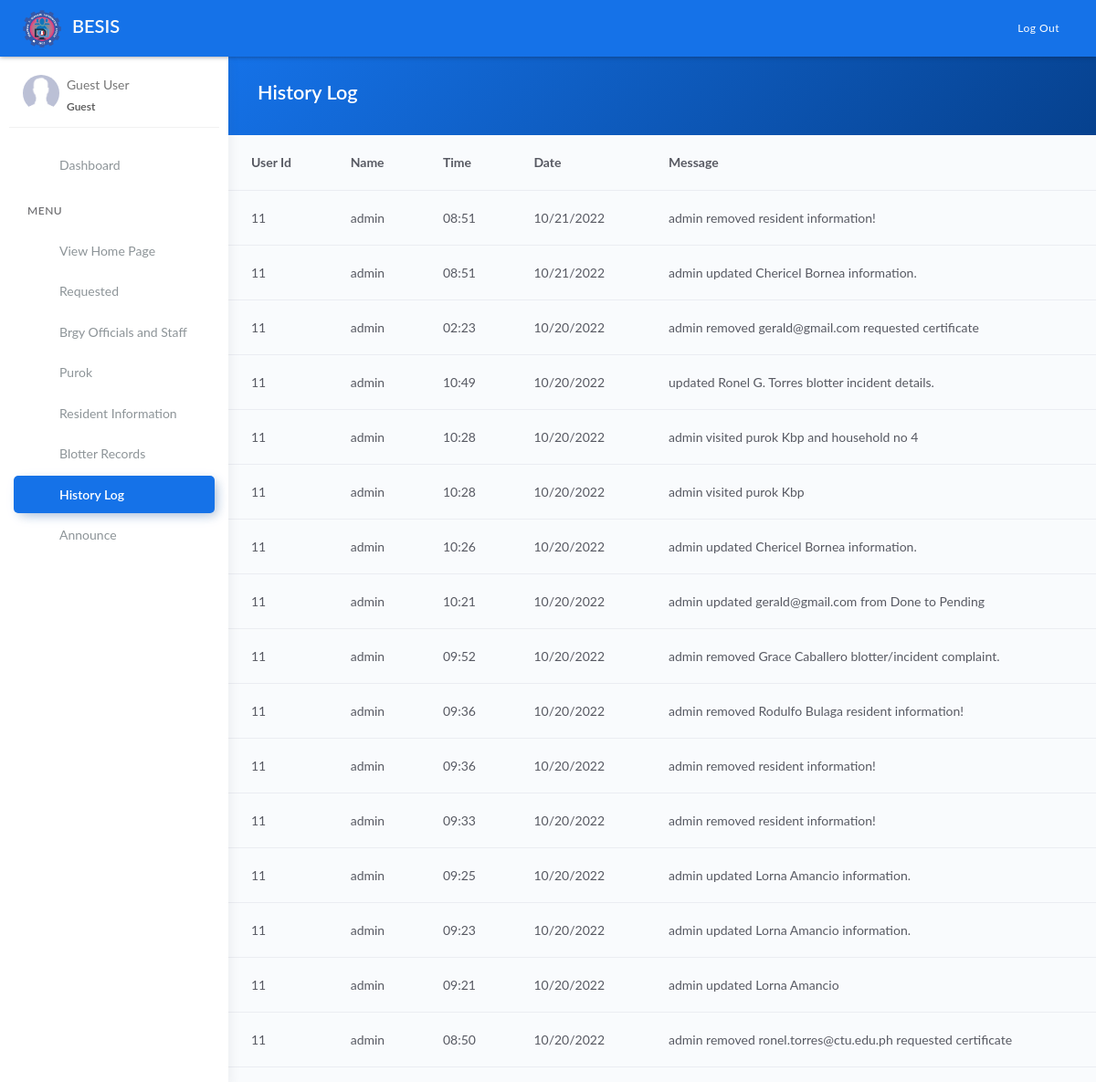
/history_log.php, run on an earlier commit of the app's database.
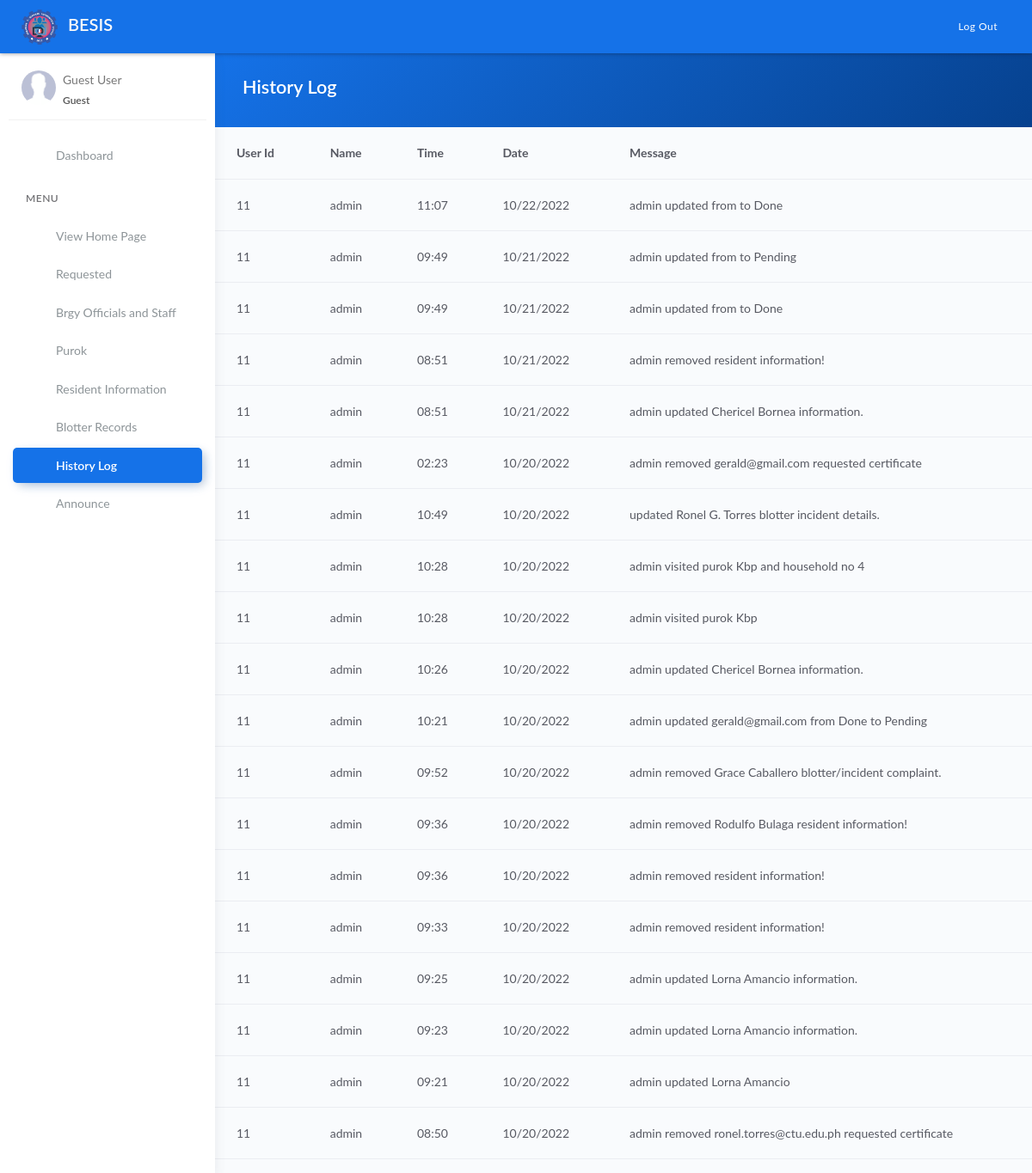
And on a later commit of the database.
### tables this page shows
CREATE TABLE `history_log` (
  `id` int(11) NOT NULL AUTO_INCREMENT,
  `user_id` int(11) NOT NULL,
  `name` varchar(255) NOT NULL,
  `time` varchar(255) NOT NULL,
  `date` varchar(255) NOT NULL,
  `message` text NOT NULL,
  PRIMARY KEY (`id`)
);

### history_log.php (the view, shortened to what this page needs)
<!DOCTYPE html>
<html lang="en">
<head>
	<?php include 'templates/header.php' ?>
</head>
<body>
	<div class="wrapper">
		<?php include 'templates/main-header.php' ?>
		<?php include 'templates/sidebar.php' ?>
		<div class="main-panel">
			<div class="content">
				<div class="panel-header bg-primary-gradient">
					<div class="page-inner">
						<div class="d-flex align-items-left align-items-md-center flex-column flex-md-row">
							<div>
								<h2 class="text-white fw-bold">History Log</h2>
							</div>
							</div>
						</div>
					</div>
					<table class="table">
						<tr>
							<th>User Id</th>
                            <th>Name</th>
                            <th>Time</th>
                            <th>Date</th>
                            <th>Message</th>
						</tr>
					<?php
						$query = "SELECT * FROM history_log ORDER BY id desc";
					    $result = $conn->query($query);
							while($row = $result->fetch_assoc()){
							    ?>
							       <tr>
							       	   <td><?php echo $row['user_id']; ?></td>
							       	   <td><?php echo $row['name']; ?></td>
							       	   <td><?php echo $row['time']; ?></td>
							       	   <td><?php echo $row['date']; ?></td>
							       	   <td><?php echo $row['message']; ?></td>
							       </tr>
							    <?php
		                     }
					 ?>
					</table>
				</div>
			</div>
		</div>
</body>
</html>

What changed in the data, as far as the page shows it:
added history_log: user "11", name "admin", time "11:07", date "10/22/2022", message "admin updated from to Done"
added history_log: user "11", name "admin", time "09:49", date "10/21/2022", message "admin updated from to Pending"
added history_log: user "11", name "admin", time "09:49", date "10/21/2022", message "admin updated from to Done"
